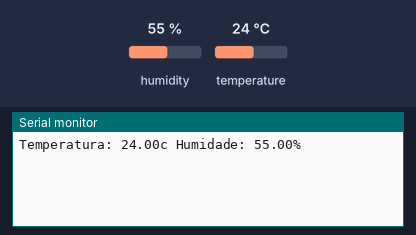
Bench run of a sketch on a simulated Arduino Uno, built with avr-gcc and run on an emulated ATmega328P. On the bench: the last lines printed to the serial monitor. The test bench sets the inputs (shaded band); at power-on: humidity 55 %, temperature 24 °C.

Above: at 2.8 s.
2.9 s: humidity set to 22 %
At 4.8 s:
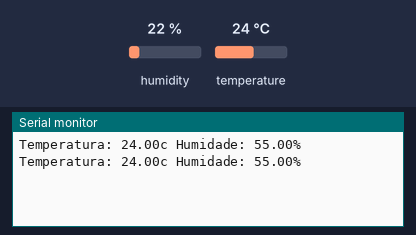
5.6 s: temperature set to 12 °C
At 6.6 s:
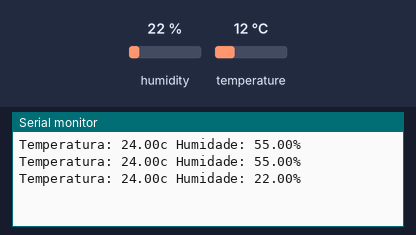
8.3 s: humidity set to 40 %
At 11.3 s:
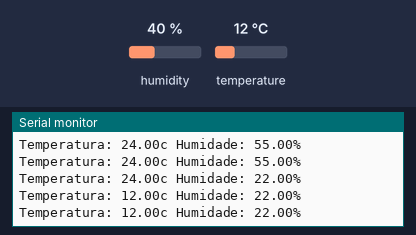
Timing chart, 0 to 12.8 s (numbered marks = the images above; inputs shaded):
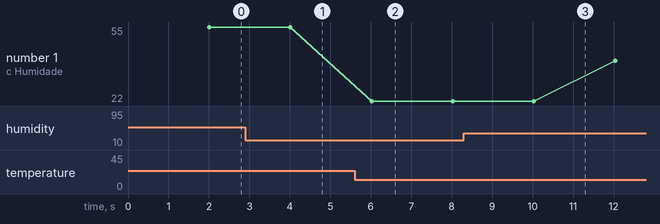

The sketch:

Temperatura.ino
```cpp
#include <DHT.h>

int Sensor = 2;  //Pino onde está ligado o sensor DHT22
DHT dht(Sensor, DHT22); //Esta instrução indica qual à biblioteca qual o modelo do sensor utilizado
float temperatura; // Variavel que nos irá mostrar a tempetatura
float humidade; // Variavel que nos irá mostrar a humidade


void setup() {

  Serial.begin(9600);// Sincronizar a porta serial a 9600 bits por segundo
  pinMode(Sensor, INPUT); // Definir o nosso sensor como INPUT
  dht.begin();// Esta instrução é necessaria, para que o nosso sensor possa estar pronto para ser utilizado
}

void loop() {

  temperatura = dht.readTemperature(); // Esta instrução permite que o sensor guarde a leitura da temperatura na variavel
  humidade = dht.readHumidity(); // Esta instrução permite que o sensor guarde a leitura da humidade na variavel
  delay(2000); // Para o prgrama durante 2000 milisegundos;

  // Escreve para a porta serial a temperatura e a humidade:
  Serial.print("Temperatura: ");
  Serial.print(temperatura);
  Serial.print("c Humidade: ");
  Serial.print(humidade);
  Serial.println("%");
}
```

Measured:
- plotted number 1: 22 → 40 after the input at 8.3 s
